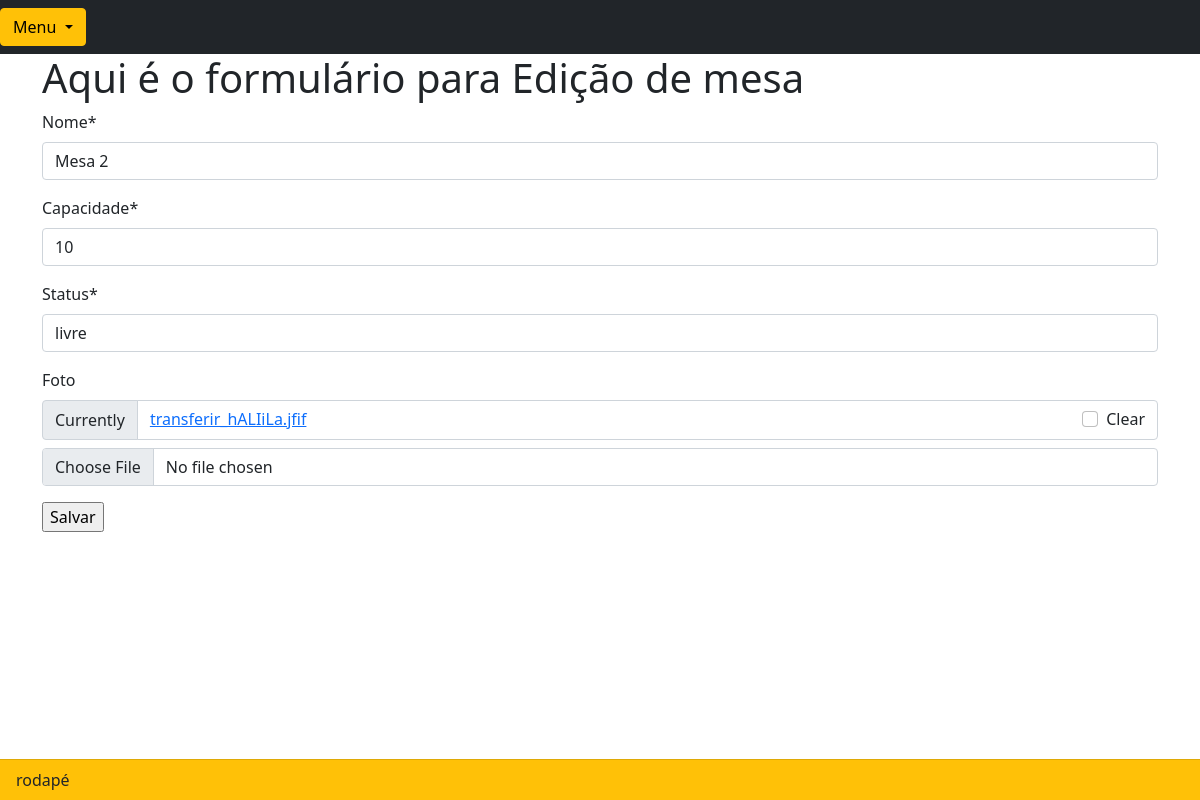
The app's page /editar/2, older data.
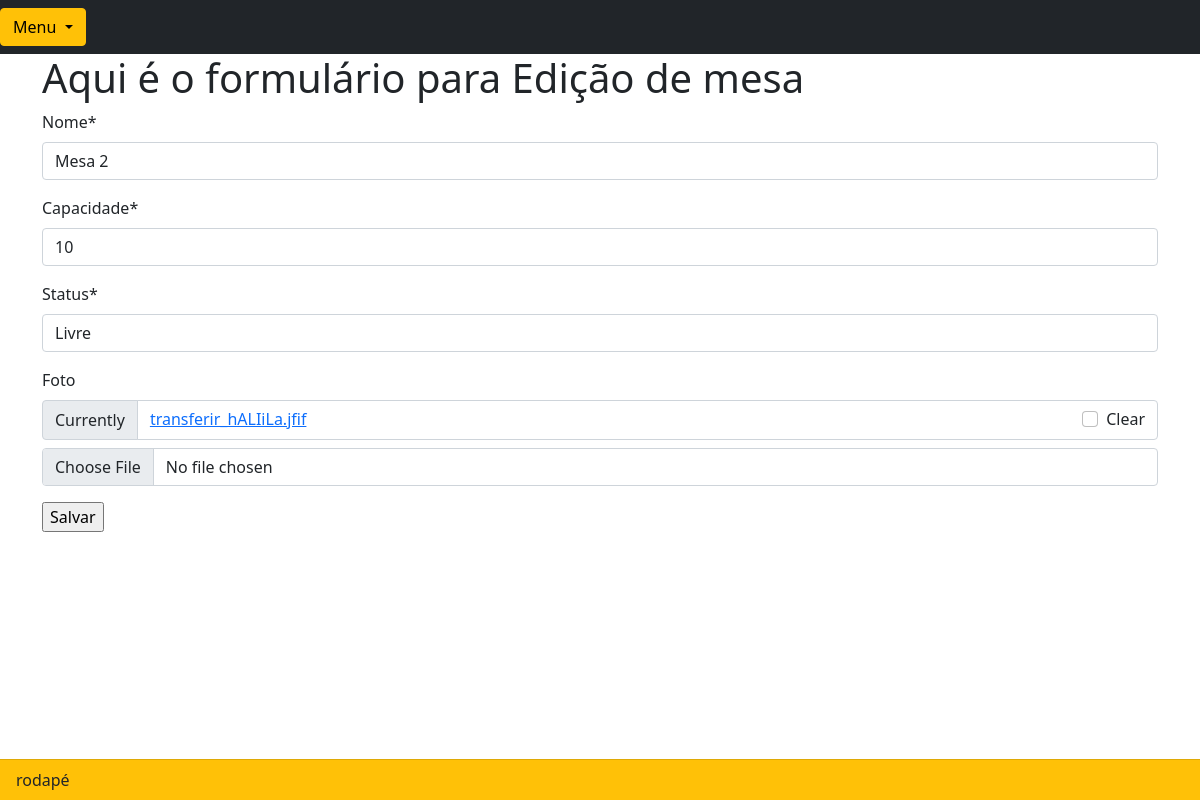
The same page, newer data.
### refeitorioapp/models.py (models this page shows, shortened)
class Mesa(models.Model):
    nome = models.CharField(max_length=200)
    capacidade = models.CharField(max_length=200)
    status = models.CharField(max_length=200)
    foto = models.ImageField(blank=True, null=True)

### refeitorioapp/views.py (the view)
# urls.py: path('editar/<int:id>', editar, name='editar'),
def editar(request,id):
    mesa = get_object_or_404(Mesa, pk=id)
    form = MesaForms(instance=mesa)
    if request.method == "POST":
        form = MesaForms(request.POST, request.FILES,instance=mesa)
        if form.is_valid():
            obj = form.save()
            obj.save()
            return redirect('mostrar')
        else:
            return render(request, 'refeitorio/editar.html', {'form': form,'mesa':mesa})
    else:
        return render(request, 'refeitorio/editar.html', {'form': form, 'mesa': mesa})

### refeitorioapp/forms.py
class MesaForms(forms.ModelForm):
    class Meta:
        model = Mesa
        fields = "__all__"

### refeitorioapp/templates/refeitorio/editar.html (shortened to what this page needs)
{% extends "refeitorio/base.html" %}
{% load crispy_forms_tags %}
{% block content %}
<h1>Aqui é o formulário para Edição de mesa</h1>
    <form method="POST" enctype="multipart/form-data">
        {{form|crispy}}
        <input type="submit" value="Salvar">
    </form>
{% endblock content %}

Row changes from the older to the newer data that the page shows:
changed Mesa "Mesa 2": status "livre" → "Livre"
